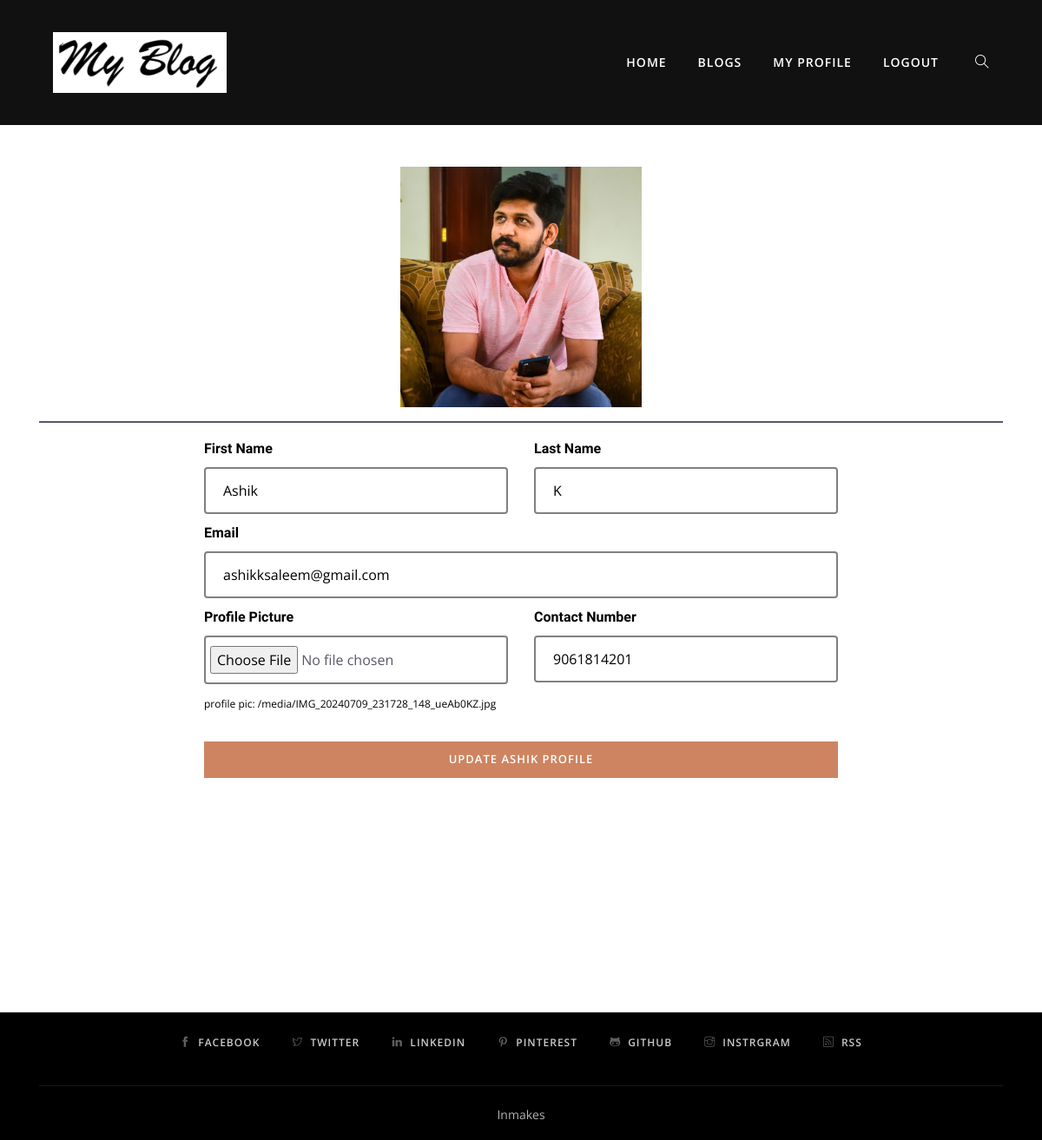
Page /blogAdmin/adminProfile/ (signed in) on the committed database.
### Accountsapp/models.py (models this page shows, shortened)
class loginTable(models.Model):
    username = models.CharField(max_length=200, null=True,unique=True)
    first_name = models.CharField(max_length=200, null=True)
    last_name = models.CharField(max_length=200, null=True)
    email = models.CharField(max_length=200, null=True,unique=True)
    profile_picture =models.URLField(max_length=200, null=True)
    contact_number = models.IntegerField(null=True)
    status = models.CharField(default='True',max_length=100,null=True)
    password = models.CharField(max_length=200, null=True)
    type = models.CharField(max_length=100)

### Adminapp/views.py (the view)
# urls.py: path('adminProfile/',views.adminProfile,name='admin_profile'),
@login_required()
def adminProfile(request):
    username = request.session['username']
    user = loginTable.objects.get(username=request.user)
    user_User = User.objects.get(username=username)
    if request.method == "POST" :
        old_img = user.profile_picture
        if request.user.is_authenticated:
            user.first_name =request.POST['first_name']
            user.last_name = request.POST['last_name']
            user.email = request.POST['email']
            if request.POST['profile_picture']:
                myfile = request.POST['profile_picture']
                fs = FileSystemStorage()
                filename = fs.save(myfile)
                url = fs.url(filename)
                user.profile_picture = url
            else:
                url = old_img
                user.profile_picture = url
            user.contact_number = request.POST['contact_number']
            user_User.first_name = request.POST.get('first_name')
            user_User.last_name = request.POST.get('last_name')
            user_User.email = request.POST.get('email')
            user.save()
            user_User.save()
            messages.info(request,"Updated")
            return redirect('admin_home')
        else:
            messages.info(request,"Login Again")
            return redirect('admin_profile')
    else:
        messages.info(request, "POST Error")
    return render(request,'blogAdmin/adminProfile.html',{'username':username,'user':user})

### Templates/blogAdmin/adminProfile.html (shortened to what this page needs)
{% extends 'blogUser/userindex.html' %}
{% load static %}
{% block content %}
    <section class="pt-5 padding-bottom">
        <div class="container">
            <div class="row">
                <div class="col-lg-12 col-md-12 col-sm-12 col-xs-12">
                    <div class="row">
                        <div class="col-lg-12" >
                            <center><img src="{{ user.profile_picture }}" alt="" class="img-fluid w-25"></center>
                        </div>
                    </div>
                    <hr style="border: 1px solid">
                    <div class="row justify-content-center">
                        <div class="col-lg-8">
                            <form class=" row contact-form" method="POST" enctype="multipart/form-data">
                                <div class="col-6">
                                    <label for="first_name" class="form-label" style="margin-bottom:0px;">First Name</label>
                                    <input type="text" name="first_name" id="first_name" onchange="validateFName()" value="{{ user.first_name }}" required>
                                </div>
                                <div class="col-6">
                                    <label for="last_name" class="form-label" style="margin-bottom:0px;">Last Name</label>
                                    <input type="text" name="last_name" id="last_name" onchange="validateLName()" value="{{ user.last_name }}" required>
                                </div>
                                <div class="col-12">
                                    <label for="email" class="form-label" style="margin-bottom:0px;">Email</label>
                                    <div class="input-group has-validation">
                                        <input type="email" name="email" onchange="valEmail()" id="email" value="{{ user.email }}" required>
                                    </div>
                                </div>
                                <div class="col-6">
                                  <label for="profile_picture" class="form-label" style="margin-bottom:0px;">Profile Picture</label>
                                    <input type="file" name="profile_picture" id="profile_picture"  >
                                    <br/> <a href="{{ user.profile_picture }}" style="font-size:12px;">profile pic: {{ user.profile_picture }}</a>
                                </div>
                                <div class="col-6">
                                  <label for="contact_number" class="form-label" style="margin-bottom:0px;">Contact Number</label>
                                  <div class="input-group has-validation"  onchange="con_number()">
                                    <input type="text" name="contact_number" id="contact_number" value="{{ user.contact_number }}" required>
                                  </div>
                                </div>
                                <div class="col-12" style="padding-top:30px;">
                                    <input type="submit" class="btn btn-primary w-100" value="Update {{ user.username }} Profile">
                                </div>
                            </form>
                        </div>
                    </div>
                </div>
            </div>
        </div>
    </section>
{% endblock %}

### static/assets/css/style_home.css (style rules this page uses)
body, p { font-family: "Open Sans", sans-serif; line-height: 26px; font-size: 16px; text-rendering: optimizeLegibility; color: #666; font-weight: 400; }
html { overflow-x: hidden; width: 100%; height: 100%; }
body { background: #fff; color: #575769; }
html, body { height: 100%; }
a { transition: all 0.3s ease-in-out; color: #000; }
a:link, a:visited { text-decoration: none; }
.btn { border-radius: 0px; padding: 10px 30px; font-weight: 600; text-transform: uppercase; color: #fff; transition: 350ms; letter-spacing: 1px; font-size: 13px; border: 1px solid transparent; }
.btn-primary { background: #ce8460; }
.padding-bottom { padding-bottom: 120px; }
.contact-form label { color: #000; font-weight: 700; font-family: "Unna", serif; margin-bottom: 10px; }

### Templates/blogAdmin/adminProfile.html (style rules this page uses)
input[type=text], input[type=email] { border: 2px solid grey; border-radius: 4px; width: 100%; padding: 12px 20px; margin: 8px 0; box-sizing: border-box; }
input[type=file] { border: 2px solid grey; border-radius: 4px; width: 100%; padding: 10px 5px; margin: 8px 0; box-sizing: border-box; }

### rows in the picture
loginTable: profile_picture (picture), first_name "Ashik", last_name "K", email "ashikksaleem@gmail.com", profile_picture "/media/IMG_20240709_231728_148_ueAb0KZ.jpg", contact_number "9061814201", username "Update Ashik Profile"
